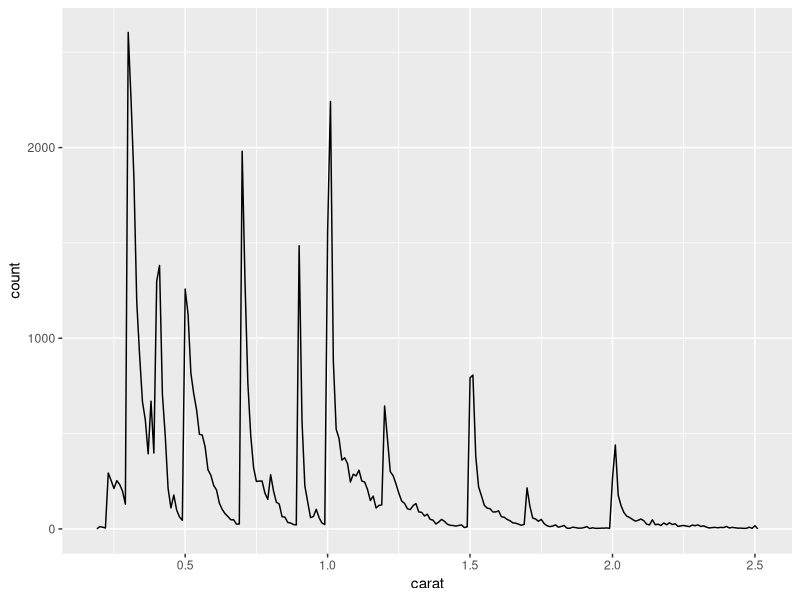
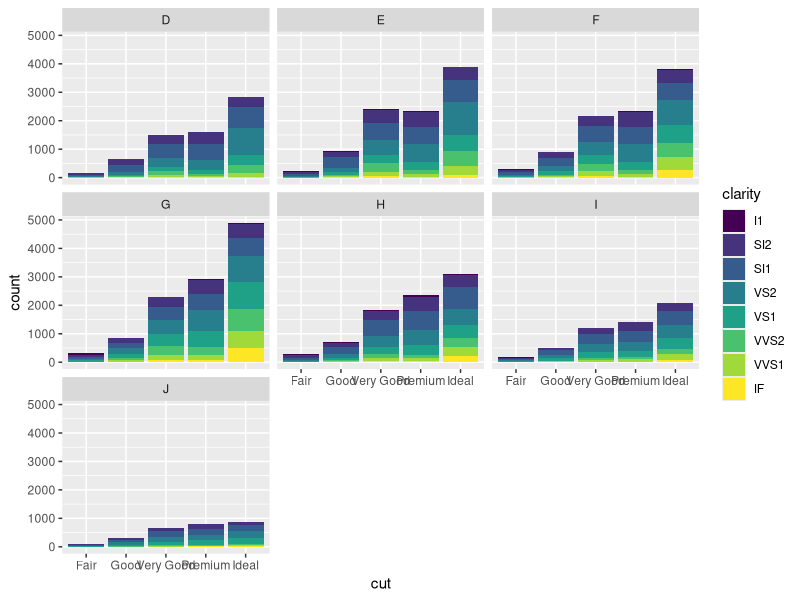

These figures' R source, in order:
## ---- chunk 1
library(ggplot2)
library(dplyr)

smaller <- diamonds %>% 
  filter(carat <= 2.5)
## ---- chunk 2
smaller %>% 
  ggplot(aes(carat)) + 
  geom_freqpoly(binwidth = 0.01)
## ---- chunk 3
smaller%>%
  ggplot(aes(x=cut, fill=clarity))+
  geom_bar()+
  facet_wrap(~ color)
